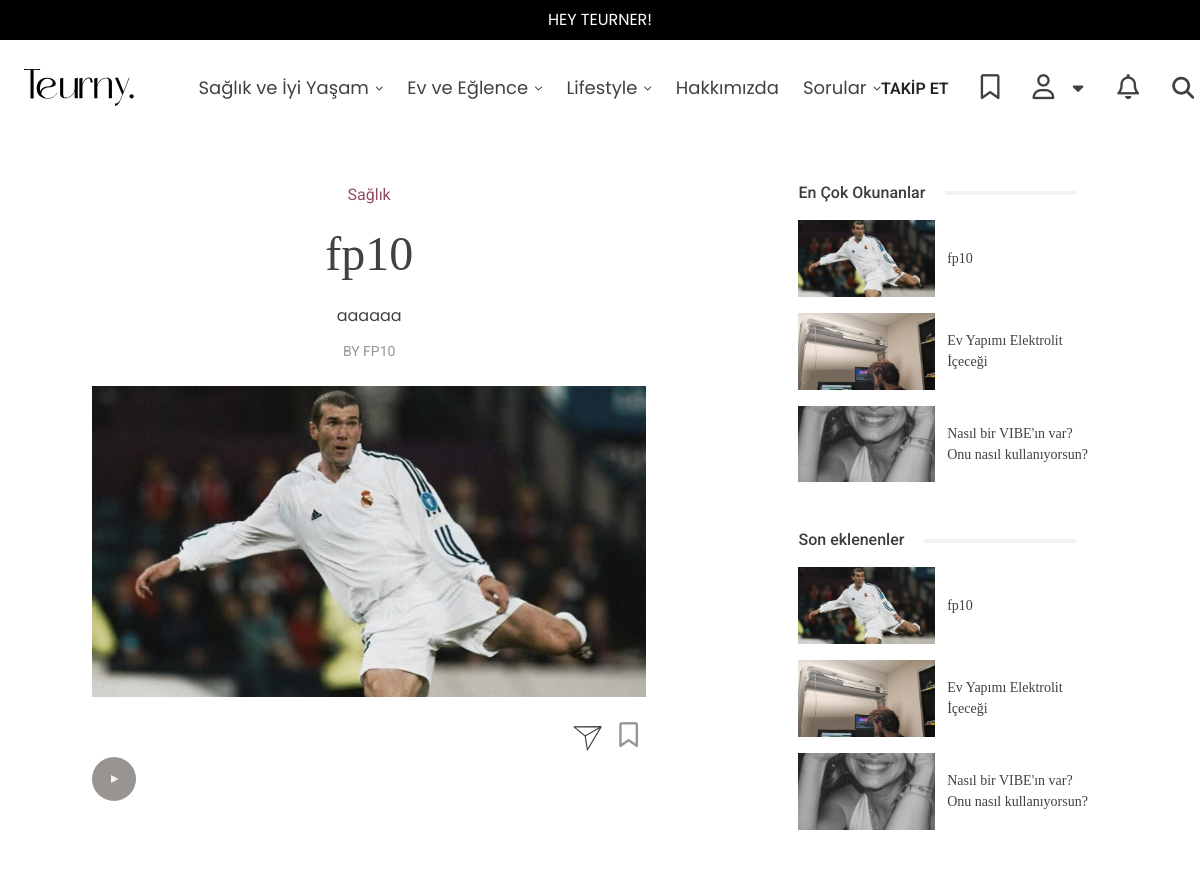
Page /blog-detail/fp10/ (upper part) on the earlier database version.
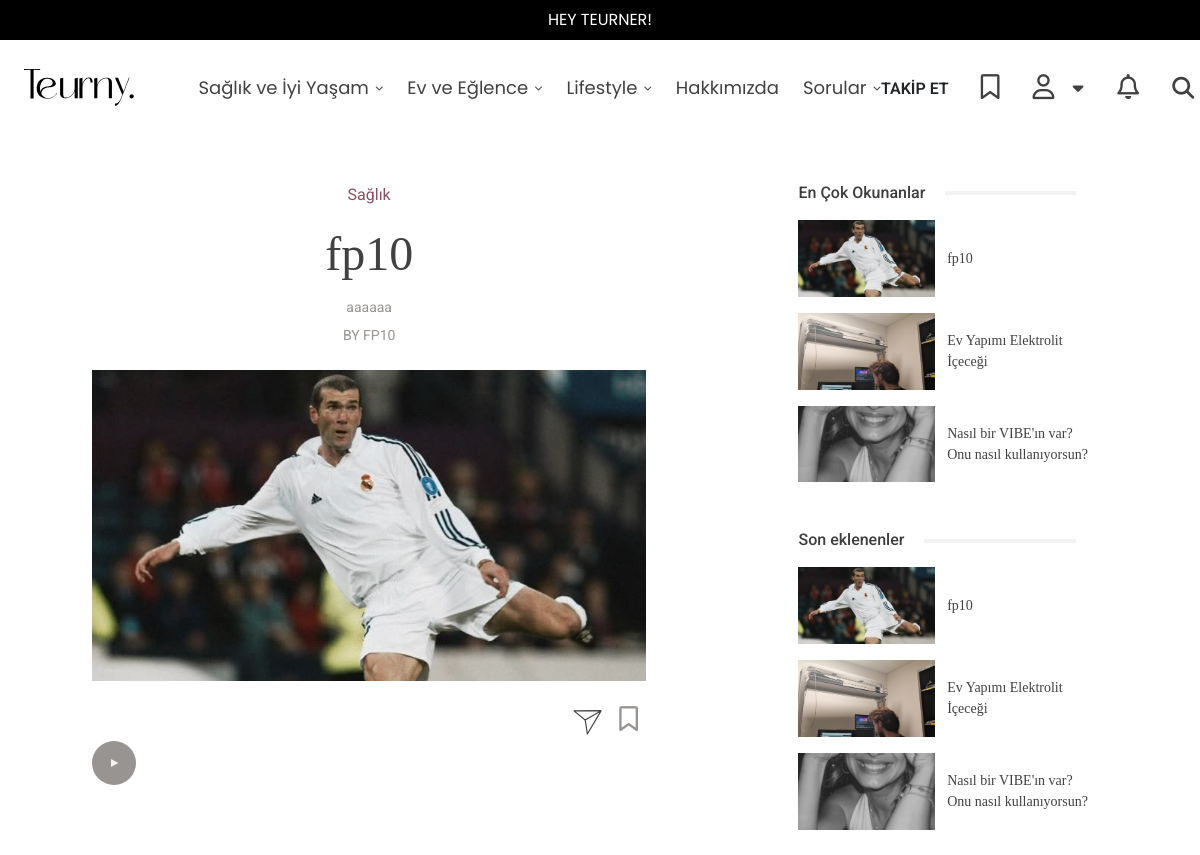
Same page on the later database version.
### tuerny_app/models.py (models this page shows, shortened)
class Blog(models.Model):
    category = models.ForeignKey('SubCategory', on_delete=models.SET_NULL, null=True, related_name="blogs")
    extra_categories = models.ManyToManyField('SubCategory', related_name="extra_blogs", blank=True)
    product = models.ForeignKey(Product, on_delete=models.SET_NULL, null=True, related_name="product_blog")
    extra_product = models.ManyToManyField(Product, related_name="extra_product_blog", blank=True)
    title = models.CharField(max_length=255)
    short_description = models.TextField(default="", null=True, blank=True)
    media = models.ImageField(upload_to='blog_media/', null=True, blank=True)
    media_extra = models.FileField(
        upload_to='blog_media/',
        null=True,
        blank=True,
        help_text="Medya dosyası (resim, video veya ses dosyası) yükleyebilirsiniz."
    )
    user = models.ForeignKey(
        'CustomUser',
        on_delete=models.CASCADE,
        related_name="blogs"
    )
    source = models.URLField(max_length=500, null=True, blank=True)  # Kaynak (isteğe bağlı)
    author = models.CharField(max_length=200, null=True, blank=True)  # Kaynak (isteğe bağlı)
    slug = models.SlugField(max_length=255, unique=True, blank=True)  # Slug alanı
    created_at = models.DateTimeField(auto_now_add=True)
    class Meta:
        ordering = ['-created_at']

class SubCategory(models.Model):
    main_category = models.ForeignKey(MainCategory, on_delete=models.CASCADE, related_name="subcategories")
    name = models.CharField(max_length=255)
    slug = models.SlugField(max_length=255, blank=True, null=True)
    saved_users = models.ManyToManyField(CustomUser, related_name="saved_categories", blank=True)

### tuerny_app/views.py (the view)
# urls.py: path("blog-detail/<str:slug>/", views.blog_detail, name="blog_detail"),
def blog_detail(request, slug):
    blog = Blog.objects.all()
    s_blogs = SuggestedBlog.objects.all()
    blog_ = get_object_or_404(Blog, slug=slug)
    if request.user.is_authenticated:
        saved_blogs = Blog.objects.filter(saved_by_users__user=request.user)
    else:
        saved_blogs = Blog.objects.none()
    return render(request, "tuerny_app/blog_detail.html", {"blog": blog, "blog_": blog_, "s_blog":s_blogs, "saved_blog": saved_blogs})

### tuerny_app/context_processors.py (called while the page is built)
def categories_context(request):
    categories = MainCategory.objects.all()
    subcategories = SubCategory.objects.all()
    blogs = Blog.objects.all()
    return {
        'categories': categories,
        'subcategories': subcategories,
        'blog': blogs
    }

### tuerny_app/templates/tuerny_app/blog_detail.html (shortened to what the changed rows need)
{% extends 'base.html' %}
{% load static %}
{% block content %}
<div class="container py-5">
    <div class="row justify-content-around">
        <div class="col-lg-6 p-0">
            <div class="d-flex flex-column gap-4">
                <div class="text-center d-flex flex-column gap-2">
                    <p class="blog-category" style="margin-bottom: 12px;">{{blog_.category.name}}</p>
                    <h1 class="blog-title fw-normal">
                        {{blog_.title}}
                    </h1>
                    <p class="blog-text">
                        {{blog_.short_description | safe}}
                    </p>
                    <p class="blog-author text-uppercase">BY  {{blog_.author}}</p>
                </div>
                <div>
                    <div class="ratio-16x9">
                        <img src="{{blog_.media.url}}" class="w-100 h-100 object-fit-cover" />
                    </div>
                </div>
            </div>
        </div>
        <div class="col-lg-4">
            <div class="d-flex flex-column gap-5 blog-sidebar ps-0 ps-lg-5 mt-5 mt-lg-0">
                <div>
                    <div class="mt-3 d-flex flex-column gap-3">
                        {% for blog in blog %}
                        {% if forloop.counter <= 3 %}
                            <div class="blog-card-5">
                                <div class="row align-items-center">
                                    <div class="col-md-6">
                                        <div class="ratio-16x9">
                                            <a href="{% url 'tuerny_app:blog_detail' blog.slug %}">
                                                <img src="{{ blog.media.url }}" class="w-100 h-100 object-fit-cover" alt="{{ blog.title }}">
                                            </a>
                                        </div>
                                    </div>
                                    <div class="col-md-6 ps-1 ps-md-0 mt-3 mt-md-0">
                                        <div>
                                            <p class="blog-card-title mb-0">
                                                <a href="{% url 'tuerny_app:blog_detail' blog.slug %}">
                                                    {{ blog.title }}
                                                </a>
                                            </p>
                                        </div>
                                    </div>
                                </div>
                            </div>
                            {% endif %}
                        {% endfor %}
                    </div>
                </div>
                <div>
                    <div class="mt-3 d-flex flex-column gap-3">
                        {% for blog in blog %}
                        {% if forloop.counter <= 3 %}
                                <div class="blog-card-5">
                                    <div class="row align-items-center">
                                        <div class="col-md-6">
                                            <div class="ratio-16x9">
                                                <a href="{% url 'tuerny_app:blog_detail' blog.slug %}"><img src="{{ blog.media.url }}"
                                                        class="w-100 h-100 object-fit-cover" /></a>
                                            </div>
                                        </div>
                                        <div class="col-md-6 ps-1 ps-md-0 mt-3 mt-md-0">
                                            <div>
                                                <p class="blog-card-title mb-0">
                                                    <a href="{% url 'tuerny_app:blog_detail' blog.slug %}">
                                                        {{ blog.title }}
                                                    </a>
                                                </p>
                                            </div>
                                        </div>
                                    </div>
                                </div>
                            {% endif %}
                                {% endfor %}
                    </div>
                </div>
        </div>
    </div>
    </div>
</div>
{% endblock content %}

Differences in the rows shown:
changed Blog "fp10": short_description "<p>aaaaaa</p>" → "aaaaaa" (drawn)
